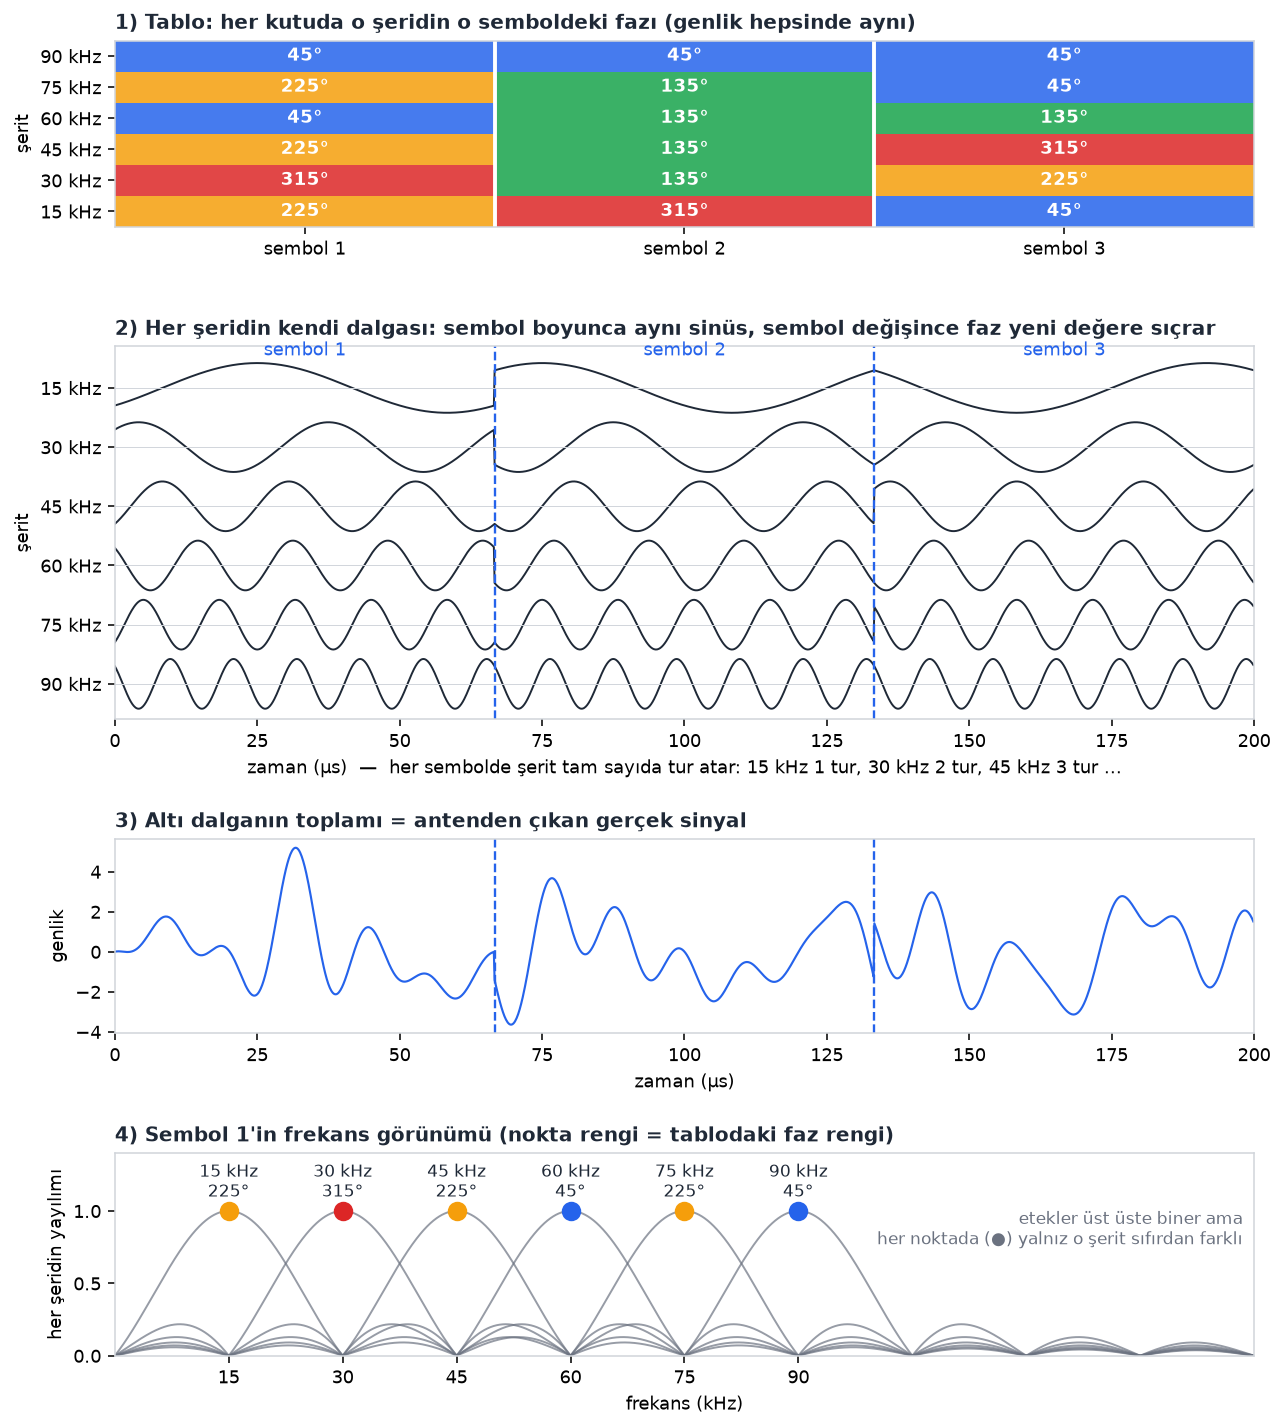

The script that saved this image:
"""OFDM sinyali zamanda ve frekansta: 6 serit, 3 sembol (kucuk ornek; CP yok, ekranda gorulsun diye).
Her serit k, frekansi k x 15 kHz olan bir dalga. Her sembolde (66,7 us) o seridin genligi ve fazi sabit; sembol degisince yeni deger gelir.
Satir 1: tablo (zaman x serit), her kutuda o seridin o semboldeki fazi.
Satir 2: her seridin kendi dalgasi (alt alta).
Satir 3: hepsinin toplami = antenden cikan gercek sinyal.
Satir 4: ilk sembolun frekans gorunumu: her seridin tepesi, komsularin tepesinde sifir.
Calistirma: python ofdm_sinyal.py -> ofdm_sinyal.png
"""
import os
import numpy as np
import matplotlib
matplotlib.use("Agg")
import matplotlib.pyplot as plt
from matplotlib.colors import ListedColormap

HERE = os.path.dirname(os.path.abspath(__file__))
INK, MUTED, GRID, ACC = "#1F2937", "#6B7280", "#D1D5DB", "#2563EB"
plt.rcParams.update({"font.size": 9.5, "text.color": INK, "axes.edgecolor": GRID})

SCS = 15e3
T = 1 / SCS                                             # bir sembolun suresi (s)
K = np.arange(1, 7)                                     # serit numaralari
NS = 3                                                  # sembol sayisi
rng = np.random.default_rng(5)
FAZ = rng.integers(0, 4, size=(K.size, NS))             # 0..3 -> 45, 135, 225, 315 derece
DERECE = np.array([45, 135, 225, 315])
RENK = ["#2563EB", "#16A34A", "#F59E0B", "#DC2626"]

t = np.linspace(0, NS * T, 1500, endpoint=False)
sembol = np.minimum((t / T).astype(int), NS - 1)
tus = t * 1e6                                           # mikrosaniye

def serit_dalgasi(i):
    return np.cos(2 * np.pi * K[i] * SCS * t + np.deg2rad(DERECE[FAZ[i, sembol]]))

fig = plt.figure(figsize=(10.5, 12.2))
gs = fig.add_gridspec(4, 1, height_ratios=[1.15, 2.3, 1.2, 1.25], hspace=0.5)

# ---- satir 1: tablo
ax = fig.add_subplot(gs[0])
ax.imshow(FAZ[::-1], aspect="auto", cmap=ListedColormap(RENK), vmin=-0.5, vmax=3.5, extent=[0, NS * T * 1e6, 0.5, K.size + 0.5], alpha=0.85)
for i in range(K.size):
    for s in range(NS):
        ax.text((s + 0.5) * T * 1e6, K[i], f"{DERECE[FAZ[i, s]]}°", ha="center", va="center", color="white", fontsize=9, fontweight="bold")
ax.set_yticks(K); ax.set_yticklabels([f"{k * 15} kHz" for k in K])
ax.set_xticks([(s + 0.5) * T * 1e6 for s in range(NS)]); ax.set_xticklabels([f"sembol {s + 1}" for s in range(NS)])
ax.set_ylabel("şerit"); ax.set_title("1) Tablo: her kutuda o şeridin o semboldeki fazı (genlik hepsinde aynı)", loc="left", fontsize=10.5, fontweight="bold")
for s in range(1, NS): ax.axvline(s * T * 1e6, color="white", lw=2)

# ---- satir 2: tek tek dalgalar
ax = fig.add_subplot(gs[1])
for i in range(K.size):
    y = serit_dalgasi(i) * 0.42 + (K.size - i)
    ax.plot(tus, y, color=INK, lw=1.0)
    ax.axhline(K.size - i, color=GRID, lw=0.5)
ax.set_yticks(K.size - np.arange(K.size)); ax.set_yticklabels([f"{k * 15} kHz" for k in K])
ax.set_ylim(0.4, K.size + 0.7); ax.set_xlim(0, NS * T * 1e6)
for s in range(1, NS): ax.axvline(s * T * 1e6, color=ACC, lw=1.2, ls="--")
ax.text(0.5 * T * 1e6, K.size + 0.55, "sembol 1", ha="center", color=ACC, fontsize=9)
ax.text(1.5 * T * 1e6, K.size + 0.55, "sembol 2", ha="center", color=ACC, fontsize=9)
ax.text(2.5 * T * 1e6, K.size + 0.55, "sembol 3", ha="center", color=ACC, fontsize=9)
ax.set_xlabel("zaman (µs)  —  her sembolde şerit tam sayıda tur atar: 15 kHz 1 tur, 30 kHz 2 tur, 45 kHz 3 tur …"); ax.set_ylabel("şerit")
ax.set_title("2) Her şeridin kendi dalgası: sembol boyunca aynı sinüs, sembol değişince faz yeni değere sıçrar", loc="left", fontsize=10.5, fontweight="bold")

# ---- satir 3: toplam
ax = fig.add_subplot(gs[2])
toplam = sum(serit_dalgasi(i) for i in range(K.size))
ax.plot(tus, toplam, color=ACC, lw=1.1)
ax.set_xlim(0, NS * T * 1e6)
for s in range(1, NS): ax.axvline(s * T * 1e6, color=ACC, lw=1.2, ls="--")
ax.set_xlabel("zaman (µs)"); ax.set_ylabel("genlik")
ax.set_title("3) Altı dalganın toplamı = antenden çıkan gerçek sinyal", loc="left", fontsize=10.5, fontweight="bold")

# ---- satir 4: frekans gorunumu (sembol 1)
ax = fig.add_subplot(gs[3])
f = np.linspace(0, 150, 3000)
for k in K:
    ax.plot(f, np.abs(np.sinc((f - k * 15) / 15)), color=MUTED, lw=1.0, alpha=0.7)
    ax.plot(k * 15, 1.0, "o", color=RENK[FAZ[k - 1, 0]], ms=9, zorder=3)
    ax.text(k * 15, 1.1, f"{k * 15} kHz\n{DERECE[FAZ[k - 1, 0]]}°", ha="center", fontsize=8.5, color=INK)
ax.set_xlim(0, 150); ax.set_ylim(0, 1.4); ax.set_xticks(K * 15)
ax.set_xlabel("frekans (kHz)"); ax.set_ylabel("her şeridin yayılımı")
ax.set_title("4) Sembol 1'in frekans görünümü (nokta rengi = tablodaki faz rengi)", loc="left", fontsize=10.5, fontweight="bold")
ax.text(0.99, 0.55, "etekler üst üste biner ama\nher noktada (●) yalnız o şerit sıfırdan farklı", transform=ax.transAxes, ha="right", fontsize=8.5, color=MUTED)

fig.savefig(os.path.join(HERE, "ofdm_sinyal.png"), dpi=140, bbox_inches="tight", facecolor="white")
print("tamam")
